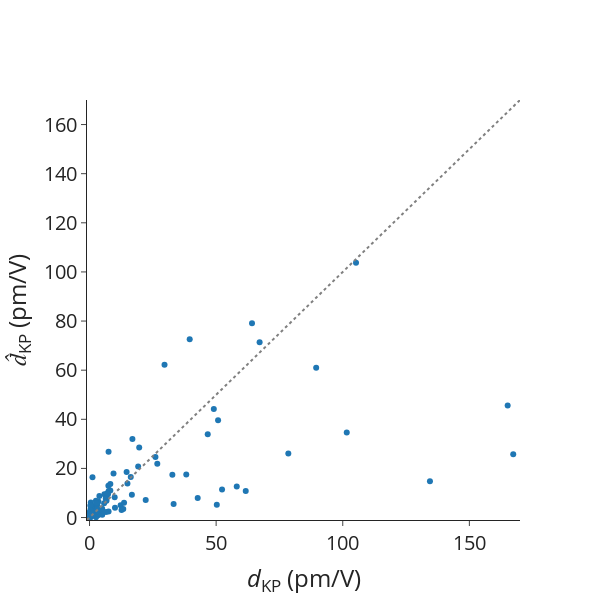

This figure's notebook cell:
### Markdown cell above
# Errors on dKP

### Code cell
# Data

mae = mean_absolute_error(df_pred_matten["dKP_true"], df_pred_matten["dKP_matten"])
mape = mean_absolute_percentage_error(
    df_pred_matten["dKP_true"], df_pred_matten["dKP_matten"]
)
rmse = root_mean_squared_error(df_pred_matten["dKP_true"], df_pred_matten["dKP_matten"])
spearmanrho = spearmanr(df_pred_matten["dKP_true"], df_pred_matten["dKP_matten"])
print(f"MAE = {mae}")
print(f"MAPE = {mape}")
print(f"RMSE = {rmse}")
print(f"Rho_sp = {spearmanrho.statistic}")

# Scatter plot for previous outputs.
scatter_dKP = go.Scatter(
    x=df_pred_matten["dKP_true"],
    y=df_pred_matten["dKP_matten"],
    mode="markers",
    name="",
    showlegend=False,
    text=[mpid for mpid in df_pred_matten.index.values],
)

ideal = go.Scatter(
    x=[-1, 200],
    y=[-1, 200],
    mode="lines",
    line=dict(color="gray", dash="dot"),
    showlegend=False,
)

# Layout
layout = go.Layout(
    # title=dict(text='Scatter Plot'),
    xaxis=dict(title="<i>d</i><sub>KP</sub> (pm/V)", range=[-1, 170]),
    yaxis=dict(title="<i>d&#770;</i><sub>KP</sub> (pm/V)", range=[-1, 170]),
    # legend=dict(font=dict(size=12)),
)

# Create figure
fig = go.Figure(data=[scatter_dKP, ideal], layout=layout)

fig.update_layout(
    autosize=False,
    font_size=20,
    width=600,
    height=600,
    # plot_bgcolor="white",
    template="simple_white",
)
fig.update_layout(
    xaxis=dict(
        # tickmode = 'array',
        # tickvals = [1, 2,3,4,5,6,7,8],
        # ticktext = ['One', 'Three', 'Five', 'Seven', 'Nine', 'Eleven']
        showgrid=False,
    ),
    yaxis=dict(
        # tickmode = 'array',
        # tickvals = [1, 2,3,4,5,6,7,8],
        # ticktext = ['One', 'Three', 'Five', 'Seven', 'Nine', 'Eleven']
        showgrid=False,
    ),
)

# Show figure
fig.show()

### Figure 1 — Plotly figure (JSON) as saved in the notebook; plotly's stock layout.template omitted (floating-point values rounded to 4 significant figures)
{"data": [{"mode": "markers", "name": "", "showlegend": false, "text": ["agm001234439", "agm001375463", "agm002017294", "agm002041315", "agm002041336", "agm002056302", "agm002137665", "agm002138671", "agm002140778", "agm002147818", "agm002153139", "agm002156258", "agm002161194", "agm002176403", "agm002184995", "agm002205114", "agm002224865", "agm002237807", "agm002278924", "agm002297812", "agm002790067", "agm003112540", "agm003157565", "agm003160552", "agm003202328", "agm003202410", "agm003206267", "agm003213121", "agm003219193", "agm003235252", "agm003237859", "agm003469328", "agm003705731", "agm004773455", "agm004786326", "agm004787350", "agm005056300", "agm005071058", "agm005072178", "agm005664742", "agm005721583", "agm005748012", "agm005754384", "agm005848675", "agm006020719", "agm006047746", "agm2000126920", "agm2000136656", "agm2000137141", "mp-1023924", "mp-1029368", "mp-1029633", "mp-1079676", "mp-1102285", "mp-1103351", "mp-1105300", "mp-11714", "mp-1180133", "mp-1196282", "mp-1196457", "mp-1208039", "mp-1208179", "mp-1215642", "mp-1216976", "mp-1219328", "mp-1221169", "mp-1221971", "mp-1223389", "mp-1223489", "mp-1223849", "mp-1225884", "mp-1225916", "mp-1227011", "mp-1227110", "mp-1227124", "mp-1227389", "mp-1228160", "mp-1228342", "mp-1287", "mp-13666", "mp-14444", "mp-1778", "mp-17862", "mp-18168", "mp-21521", "mp-2176", "mp-21892", "mp-22909", "mp-23329", "mp-2469", "mp-2802611", "mp-29157", "mp-31451", "mp-38011", "mp-4431", "mp-4524", "mp-504952", "mp-505702", "mp-549720", "mp-554918", "mp-555150", "mp-555202", "mp-555915", "mp-558491", "mp-559057", "mp-559065", "mp-559545", "mp-560894", "mp-561385", "mp-6126", "mp-625175", "mp-626172", "mp-6268", "mp-632229", "mp-632684", "mp-6980", "mp-754712", "mp-756044", "mp-760755", "mp-772748", "mp-8070", "mp-8884", "mp-9066", "mp-9427", "mp-9844"], "type": "scatter", "x": [0.8273, 29.62, 16.93, 58.14, 42.72, 3.414, 0.2176, 4.991, 3.739, 0.3866, 2.536, 0.6697, 9.926, 1.529, 167.3, 64.16, 1.163, 101.6, 165.1, 1.145, 46.68, 49.08, 0.2773, 12.28, 32.71, 134.4, 19.21, 3.896, 0.2357, 0.04742, 0.3447, 0.3122, 6.713, 4.768, 13.64, 1.713, 7.568, 1.395, 0.3562, 3.195, 9.476, 0.4218, 1.478, 7.517, 0.413, 50.77, 0.2248, 3.323, 8.213, 2.575, 14.97, 7.445, 1.418, 7.286, 2.242, 26.76, 6.45, 5.011, 0.02059, 0.1078, 0.9609, 0.8543, 3.522, 12.64, 2.709, 10.05, 5.871, 26.04, 0.1658, 0.09266, 0.1571, 1.182, 52.33, 0.00916, 16.28, 38.2, 0.2415, 1.382, 0.142, 50.26, 13.33, 0.3199, 33.21, 2.409, 7.526, 105.2, 1.67, 2.588, 8.217, 16.72, 0.8983, 78.51, 67.16, 6.983, 19.62, 89.5, 14.64, 1.566, 22.18, 2.489, 1.671, 0.2467, 0.4181, 0.9163, 1.629, 6.498, 5.768, 0.4985, 0.7001, 2.733, 0.2779, 0.2233, 6.413, 2.91, 0.6333, 61.69, 1.17, 0.2817, 0.09891, 0.2717, 0.6154, 39.56, 0.3188, 0.5744, 0.9484], "y": [3.541, 62.22, 32.02, 12.68, 7.988, 1.261, 1.292, 3.532, 1.877, 1.447, 6.873, 1.779, 8.223, 1.943, 25.73, 79.1, 16.37, 34.67, 45.6, 3.846, 33.91, 44.14, 0.397, 4.96, 17.42, 14.82, 20.76, 8.795, 2.446, 0.8105, 1.842, 0.3575, 6.856, 3.325, 6.027, 0.7917, 10.78, 3.539, 0.07506, 4.6, 17.98, 3.489, 2.708, 26.84, 0.644, 39.62, 0.4178, 0.9347, 10.98, 0.1209, 13.88, 12.94, 0.8159, 9.449, 4.036, 21.86, 8.106, 1.112, 0.1864, 0.09259, 0.8692, 2.522, 6.551, 3.054, 4.093, 4.005, 9.459, 24.64, 0.623, 0.7546, 2.131, 1.74, 11.39, 0.5084, 16.52, 17.56, 1.693, 4.535, 0.8816, 5.158, 3.448, 0.1938, 5.515, 2.265, 2.493, 103.7, 0.9864, 2.493, 13.66, 9.33, 1.524, 26.05, 71.35, 9.885, 28.54, 60.96, 18.53, 4.507, 7.105, 2.346, 2.595, 2.243, 0.5955, 1.436, 1.611, 2.236, 5.84, 6.174, 1.386, 5.906, 0.9563, 0.8933, 7.633, 3.354, 5.057, 10.83, 1.343, 1.842, 0.6682, 1.108, 4.215, 72.56, 4.871, 2.807, 1.658]}, {"line": {"color": "gray", "dash": "dot"}, "mode": "lines", "showlegend": false, "type": "scatter", "x": [-1, 200], "y": [-1, 200]}], "layout": {"autosize": false, "font": {"size": 20}, "height": 600, "width": 600, "xaxis": {"range": [-1, 170], "showgrid": false, "title": {"text": "<i>d</i><sub>KP</sub> (pm/V)"}}, "yaxis": {"range": [-1, 170], "showgrid": false, "title": {"text": "<i>d&#770;</i><sub>KP</sub> (pm/V)"}}}}
